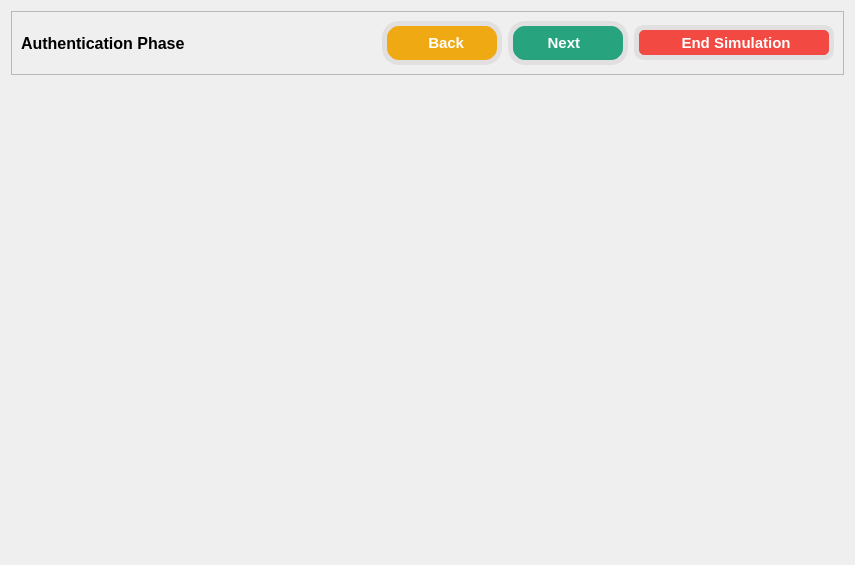
<?xml version="1.0" encoding="UTF-8"?>
<ui version="4.0">
 <class>Form</class>
 <widget class="QWidget" name="Form">
  <property name="geometry">
   <rect>
    <x>0</x>
    <y>0</y>
    <width>855</width>
    <height>565</height>
   </rect>
  </property>
  <property name="windowTitle">
   <string>Form</string>
  </property>
  <property name="styleSheet">
   <string notr="true">#authenticate_label {
	font-family:Yu Gothic UI ;
	font-size: 12pt;
	font-weight: 600;
}

#frame QPushButton {
	padding: 2px;
	font-size: 11pt;
	font-weight: 550;
	color: white;
	border: 5px solid #e1dfdf;
}

#back_btn {
	border-radius: 17px;
	background-color: #efa913;
}

#back_btn:disabled {
	background-color: #e1dfdf;
	color: gray;
}

#next_btn {
	border-radius: 17px;
	background-color: #27a37e;
}

#next_btn:disabled {
	background-color: #e1dfdf;
	color: gray;
}

#end_btn {
	border-radius: 10px;
	background-color: #F24942;
}</string>
  </property>
  <layout class="QVBoxLayout" name="verticalLayout">
   <item>
    <widget class="QFrame" name="frame">
     <property name="minimumSize">
      <size>
       <width>0</width>
       <height>0</height>
      </size>
     </property>
     <property name="frameShape">
      <enum>QFrame::StyledPanel</enum>
     </property>
     <property name="frameShadow">
      <enum>QFrame::Raised</enum>
     </property>
     <layout class="QHBoxLayout" name="horizontalLayout">
      <item>
       <widget class="QLabel" name="authenticate_label">
        <property name="text">
         <string>Authentication Phase</string>
        </property>
       </widget>
      </item>
      <item>
       <widget class="QPushButton" name="back_btn">
        <property name="minimumSize">
         <size>
          <width>0</width>
          <height>44</height>
         </size>
        </property>
        <property name="maximumSize">
         <size>
          <width>120</width>
          <height>16777215</height>
         </size>
        </property>
        <property name="cursor">
         <cursorShape>PointingHandCursor</cursorShape>
        </property>
        <property name="text">
         <string>  Back</string>
        </property>
        <property name="icon">
         <iconset>
          <normaloff>../resources/icons/arrow-left.svg</normaloff>../resources/icons/arrow-left.svg</iconset>
        </property>
        <property name="iconSize">
         <size>
          <width>24</width>
          <height>24</height>
         </size>
        </property>
       </widget>
      </item>
      <item>
       <widget class="QPushButton" name="next_btn">
        <property name="minimumSize">
         <size>
          <width>0</width>
          <height>44</height>
         </size>
        </property>
        <property name="maximumSize">
         <size>
          <width>120</width>
          <height>16777215</height>
         </size>
        </property>
        <property name="cursor">
         <cursorShape>PointingHandCursor</cursorShape>
        </property>
        <property name="layoutDirection">
         <enum>Qt::RightToLeft</enum>
        </property>
        <property name="text">
         <string>Next  </string>
        </property>
        <property name="icon">
         <iconset>
          <normaloff>../resources/icons/arrow-right.svg</normaloff>../resources/icons/arrow-right.svg</iconset>
        </property>
        <property name="iconSize">
         <size>
          <width>24</width>
          <height>24</height>
         </size>
        </property>
       </widget>
      </item>
      <item>
       <widget class="QPushButton" name="end_btn">
        <property name="minimumSize">
         <size>
          <width>0</width>
          <height>35</height>
         </size>
        </property>
        <property name="maximumSize">
         <size>
          <width>200</width>
          <height>16777215</height>
         </size>
        </property>
        <property name="cursor">
         <cursorShape>PointingHandCursor</cursorShape>
        </property>
        <property name="text">
         <string> End Simulation</string>
        </property>
        <property name="icon">
         <iconset>
          <normaloff>../resources/icons/x-octagon.svg</normaloff>../resources/icons/x-octagon.svg</iconset>
        </property>
        <property name="iconSize">
         <size>
          <width>32</width>
          <height>32</height>
         </size>
        </property>
       </widget>
      </item>
     </layout>
    </widget>
   </item>
   <item>
    <widget class="QStackedWidget" name="stackedWidget"/>
   </item>
  </layout>
 </widget>
 <resources/>
 <connections/>
</ui>
